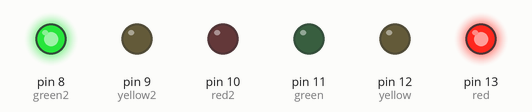
A sketch run on a simulated Arduino Uno, built with avr-gcc and run on an emulated ATmega328P. On the bench: output pins drawn as LEDs (lit = HIGH).

Above: at 0.5 s.
At 1.5 s:
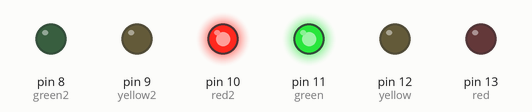
At 5.5 s:
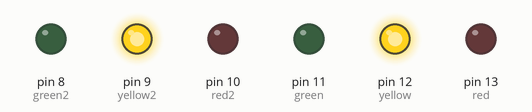
Timing chart, 0 to 6.9 s (numbered marks = the images above):
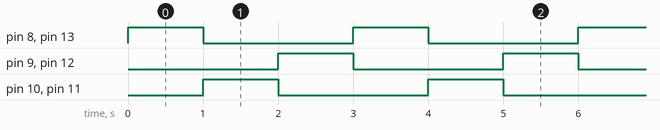

The sketch:

traffic2way.ino
```cpp
#define red 13
#define yellow 12
#define green 11
#define red2 10
#define yellow2 9
#define green2 8

void setup(){
  pinMode(red,OUTPUT);
  pinMode(yellow,OUTPUT);
  pinMode(green, OUTPUT);
  pinMode(red2,OUTPUT);
  pinMode(yellow2,OUTPUT);
  pinMode(green2, OUTPUT);
}
void loop(){
  digitalWrite(red,HIGH);digitalWrite(green2,HIGH);
  delay(1000);
  digitalWrite(red,LOW);digitalWrite(green2,LOW);
  digitalWrite(green,HIGH);digitalWrite(red2,HIGH);
  delay(1000);
  digitalWrite(green,LOW);digitalWrite(red2,LOW);
  digitalWrite(yellow,HIGH); digitalWrite(yellow2,HIGH);
  delay(1000);
  digitalWrite(yellow,LOW); digitalWrite(yellow2,LOW);
}
```

Measured:
- by itself, pin 8 (green2), pin 9 (yellow2), pin 10 (red2), pin 11 (green), pin 12 (yellow), pin 13 (red): alternates HIGH for 1.0 s and LOW for 2.0 s
- by itself, everything shown: repeats every 3.0 s, in 4 steps
